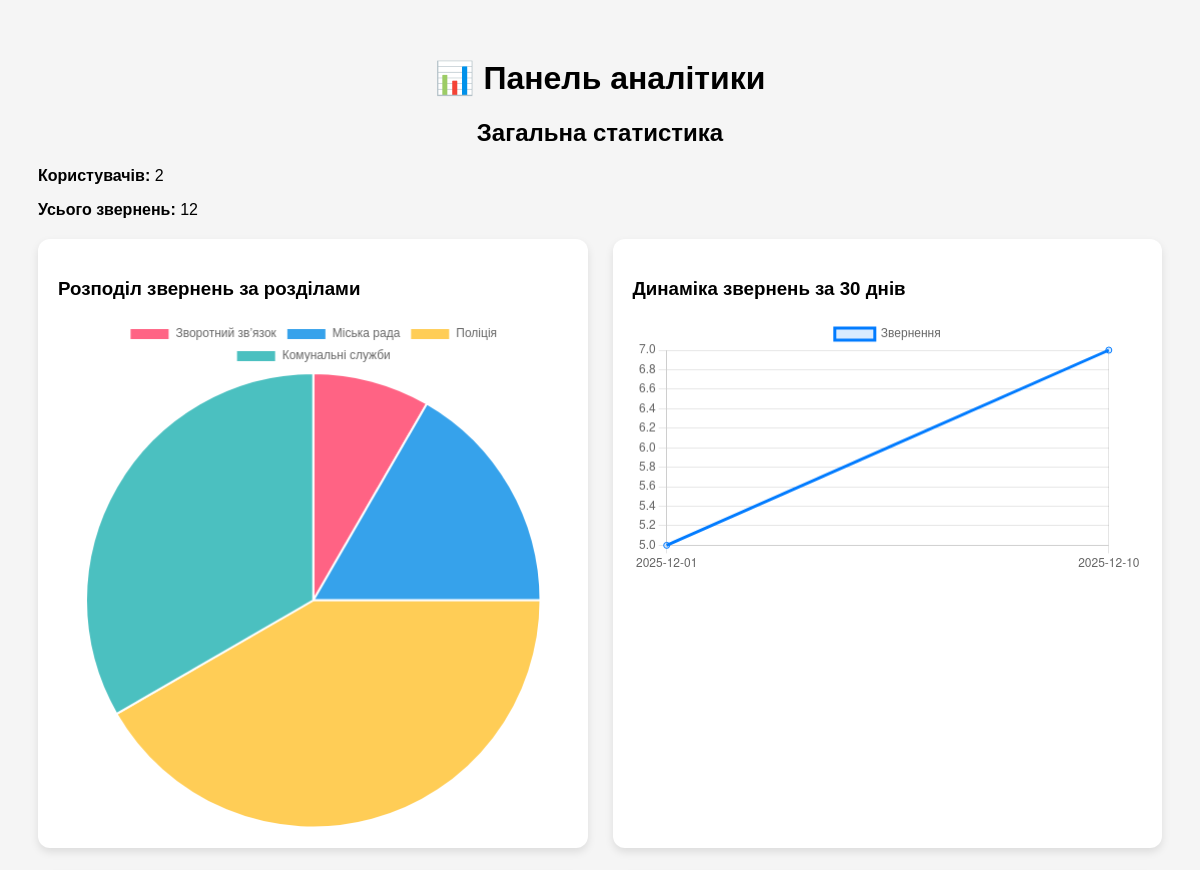
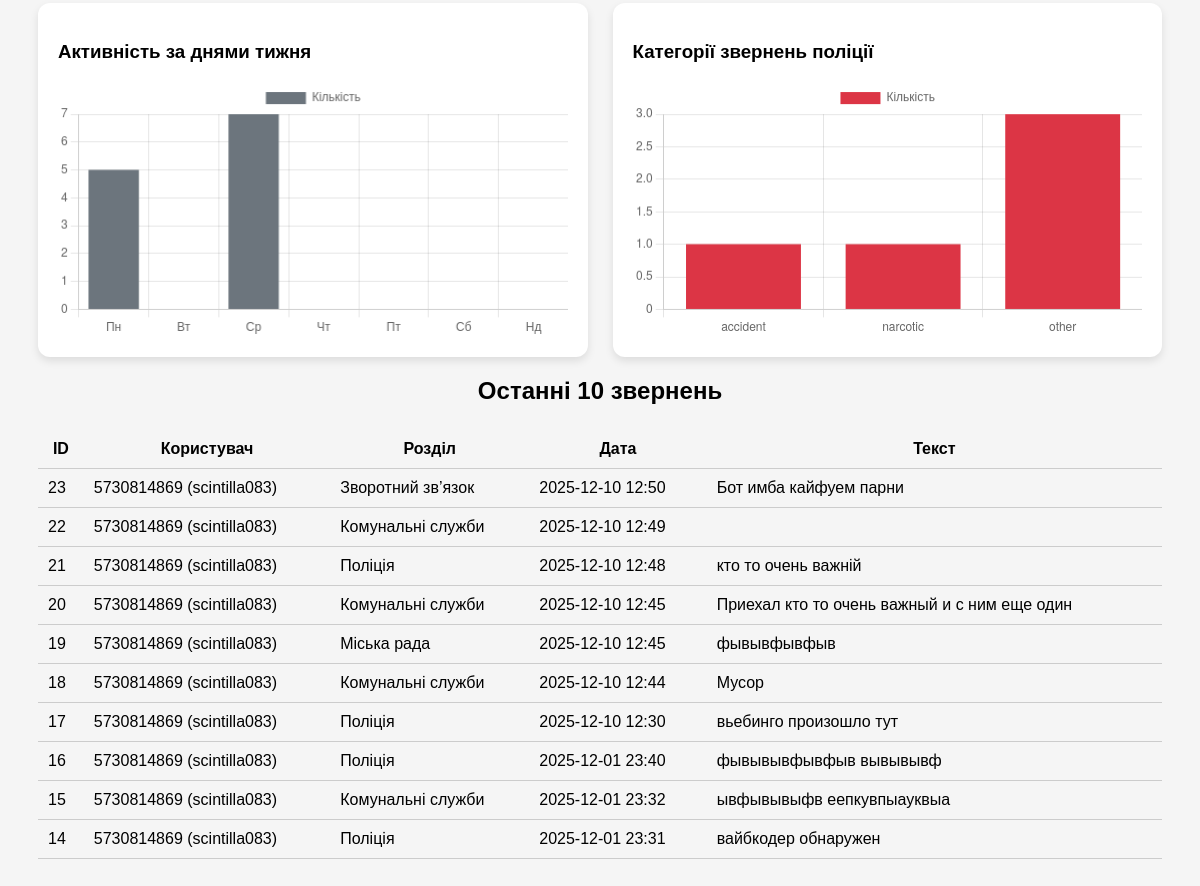
Page / (signed in) on the earlier database version (2 pictures, top to bottom).
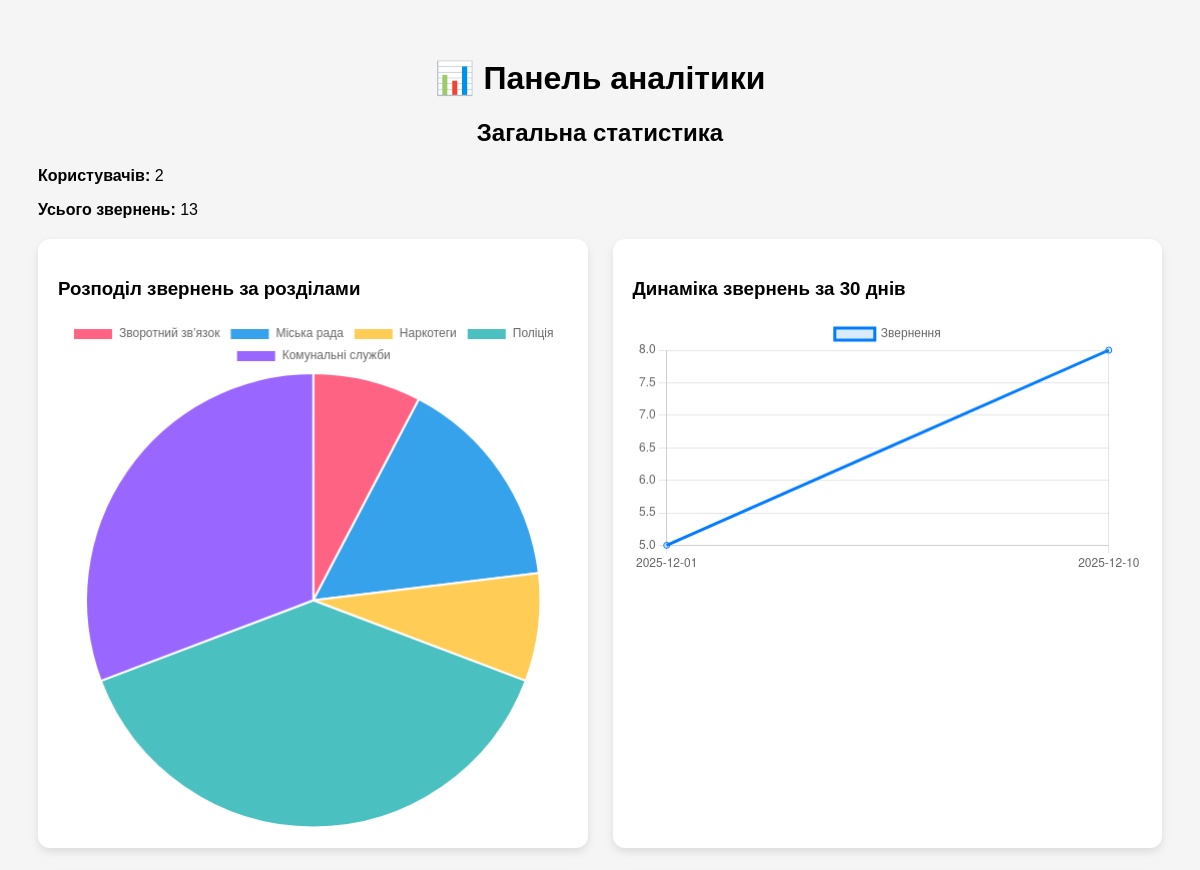
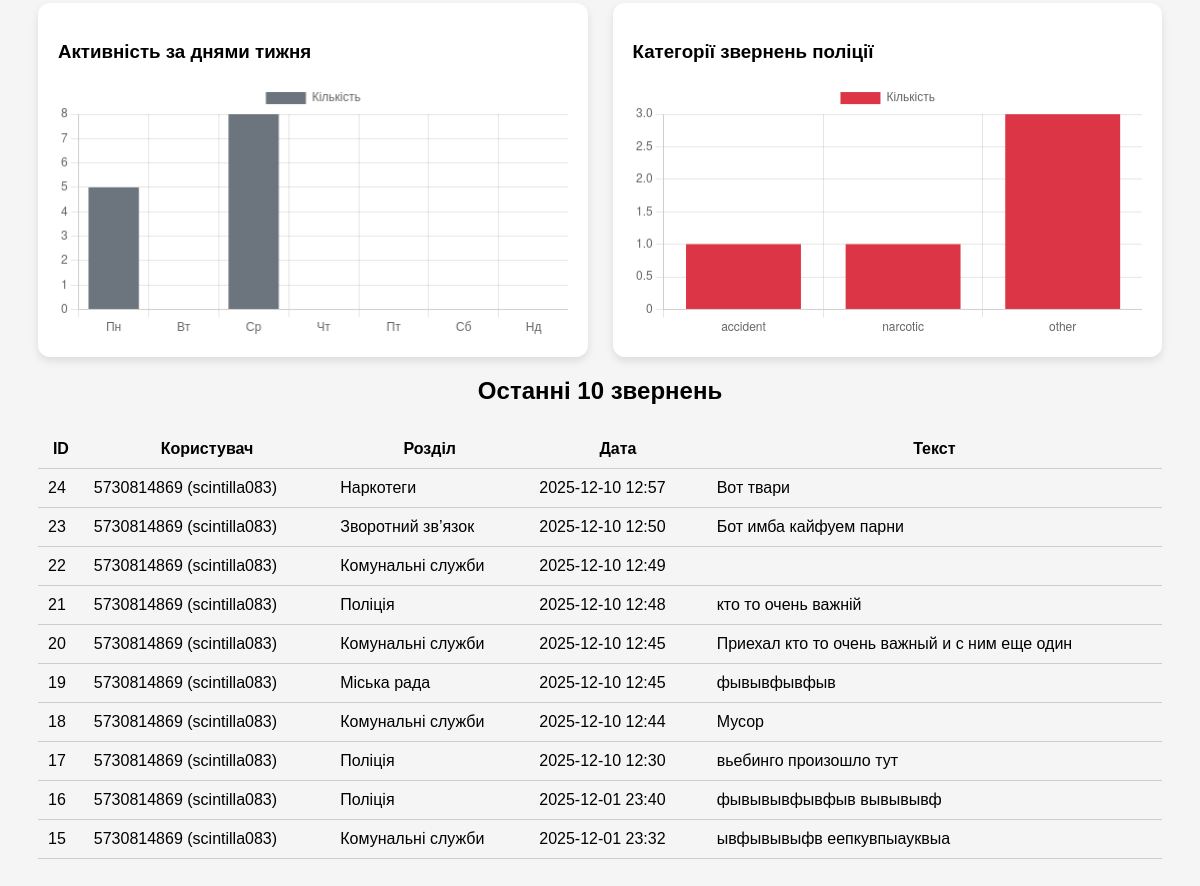
Same page on the later database version (2 pictures, top to bottom).
### apps/reports/models.py (models this page shows, shortened)
class Appeal(models.Model):
    class Target(models.TextChoices):
        POLICE = "police", "Поліція"
        UTILITY = "utility", "Комунальне підприємство"
        MAYOR = "mayor", "Мерія"
        FEEDBACK = "feedback", "Зворотній зв'язок"
        NARCOTAGS = "narcotags", "Наркотеги"
    class PoliceCategory(models.TextChoices):
        NARCOTIC = "narcotic", "Наркозлочин"
        OTHER = "other", "Інше порушення"
        ACCIDENT = "accident", "ДТП"
        DRINKING = "drinking", "Розпиття алкоголю"
        PUBLIC_ORDER = "public_order", "Порушення громадського порядку"
        PARKING = "parking", "Неправильна парковка"
    class UtilityCategory(models.TextChoices):
        TRASH_OVERFLOW = "trash_overflow", "Переповнений смітник"
        WEATHER_DAMAGE = "weather_damage", "Наслідки негоди"
        SHELTER_CLOSED = "shelter_closed", "Зачинене бомбосховище"
        LITTERING = "littering", "Засмічення"
        OTHER = "other", "Інший випадок"
    user = models.ForeignKey(
        TelegramUser,
        on_delete=models.CASCADE,
        related_name="appeals",
        verbose_name="Користувач",
    )
    target = models.CharField(
        max_length=20, choices=Target.choices, verbose_name="Звернення у"
    )
    police_category = models.CharField(
        max_length=20,
        choices=PoliceCategory.choices,
        blank=True,
        null=True,
        verbose_name="Категорія (поліція)",
    )
    utility_category = models.CharField(
        max_length=20,
        choices=UtilityCategory.choices,
        blank=True,
        null=True,
        verbose_name="Категорія (комунальне підприємство)",
    )
    text = models.TextField(verbose_name="Текст повідомлення")
    location_text = models.CharField(
        max_length=255,
        blank=True,
        null=True,
        verbose_name="Локація (текстом)",
    )
    latitude = models.FloatField(blank=True, null=True, verbose_name="Широта")
    longitude = models.FloatField(blank=True, null=True, verbose_name="Довгота")
    created_at = models.DateTimeField(auto_now_add=True, verbose_name="Створено")
    is_submitted = models.BooleanField(
        default=False, verbose_name="Відправлено користувачем"
    )
    admin_reply = models.TextField(
        blank=True,
        null=True,
        verbose_name="Відповідь адміністратора",
    )
    reply_sent = models.BooleanField(
        default=False,
        verbose_name="Відповідь відправлена користувачу",
    )
    class Meta:
        verbose_name = "Звернення"
        verbose_name_plural = "Звернення"

class TelegramUser(models.Model):
    telegram_id = models.BigIntegerField(unique=True, verbose_name="Telegram ID")
    username = models.CharField(
        max_length=255, blank=True, null=True, verbose_name="Username"
    )
    full_name = models.CharField(
        max_length=255, blank=True, null=True, verbose_name="Ім'я"
    )
    city = models.CharField(
        max_length=255, blank=True, null=True, verbose_name="Населений пункт"
    )
    phone_number = models.CharField(
        max_length=32, blank=True, null=True, verbose_name="Номер телефону"
    )
    created_at = models.DateTimeField(auto_now_add=True)
    def __str__(self):
        return f"{self.telegram_id} ({self.username or self.full_name or 'Без імені'})"
    class Meta:
        verbose_name = "Користувач Telegram"
        verbose_name_plural = "Користувачі Telegram"

### dashboard/views.py (the view)
# urls.py: path("", dashboard_view, name="dashboard"),
@staff_member_required
def dashboard_view(request):
    total_users = TelegramUser.objects.count()
    total_appeals = Appeal.objects.count()
    appeals_raw = Appeal.objects.values("target").annotate(count=Count("id"))
    appeals_by_target = []
    for item in appeals_raw:
        target_code = item["target"]
        appeals_by_target.append({
            "target": target_code,
            "name_ua": CATEGORY_UA.get(target_code, "Невідомо"),
            "count": item["count"]
        })
    last_30 = timezone.now() - timedelta(days=30)
    appeals_by_day = (
        Appeal.objects.filter(created_at__gte=last_30)
            .extra(select={"day": "date(created_at)"})
            .values("day")
            .annotate(count=Count("id"))
    )
    raw_weekday = (
        Appeal.objects
            .annotate(weekday=RawSQL("strftime('%w', created_at)", []))
            .values("weekday")
            .annotate(count=Count("id"))
            .order_by("weekday")
    )
    weekday_counts = {str(i): 0 for i in range(7)}
    for item in raw_weekday:
        weekday_counts[str(item["weekday"])] = item["count"]
    ordered_weekdays = [
        weekday_counts["1"],  # Пн
        weekday_counts["2"],  # Вт
        weekday_counts["3"],  # Ср
        weekday_counts["4"],  # Чт
        weekday_counts["5"],  # Пт
        weekday_counts["6"],  # Сб
        weekday_counts["0"],  # Нд
    ]
    police_categories = (
        Appeal.objects.filter(target="police")
            .values("police_category")
            .annotate(count=Count("id"))
    )
    last_appeals = Appeal.objects.select_related("user").order_by("-created_at")[:10]
    for a in last_appeals:
        a.target_ua = CATEGORY_UA.get(a.target, "Невідомо")
    return render(request, "dashboard/dashboard.html", {
        "total_users": total_users,
        "total_appeals": total_appeals,
        "appeals_by_target": appeals_by_target,
        "appeals_by_day": appeals_by_day,
        "appeals_by_weekday": ordered_weekdays,
        "police_categories": police_categories,
        "CATEGORY_UA": CATEGORY_UA,
        "last_appeals": last_appeals,
    })

### dashboard/templates/dashboard/dashboard.html (shortened to what this page needs)
<!DOCTYPE html>
<html lang="uk">
<head>
</head>
<body>
    <h1>📊 Панель аналітики</h1>
    <h2>Загальна статистика</h2>
    <p><b>Користувачів:</b> {{ total_users }}</p>
    <p><b>Усього звернень:</b> {{ total_appeals }}</p>
    <div class="charts-grid">
        <div class="chart-box">
            <h3>Розподіл звернень за розділами</h3>
            <canvas id="targetChart"></canvas>
        </div>
        <div class="chart-box">
            <h3>Динаміка звернень за 30 днів</h3>
            <canvas id="dayChart"></canvas>
        </div>
        <div class="chart-box">
            <h3>Активність за днями тижня</h3>
            <canvas id="weekdayChart"></canvas>
        </div>
        <div class="chart-box">
            <h3>Категорії звернень поліції</h3>
            <canvas id="policeChart"></canvas>
        </div>
    </div>
    <h2>Останні 10 звернень</h2>
    <table>
        <tr>
            <th>ID</th>
            <th>Користувач</th>
            <th>Розділ</th>
            <th>Дата</th>
            <th>Текст</th>
        </tr>
        {% for a in last_appeals %}
        <tr>
            <td>{{ a.id }}</td>
            <td>{{ a.user }}</td>
            <td>{{ a.target_ua }}</td>
            <td>{{ a.created_at|date:"Y-m-d H:i" }}</td>
            <td>{{ a.text|truncatewords:12 }}</td>
        </tr>
        {% endfor %}
    </table>
<script>
/* --- Pie: target categories --- */
new Chart(document.getElementById("targetChart"), {
    type: 'pie',
    data: {
        labels: [{% for t in appeals_by_target %}"{{ t.name_ua }}",{% endfor %}],
        datasets: [{
            data: [{% for t in appeals_by_target %}{{ t.count }},{% endfor %}],
            backgroundColor: ["#ff6384","#36a2eb","#ffcd56","#4bc0c0","#9966ff","#6c757d"]
        }]
    }
});
/* --- Line: appeals last 30 days --- */
new Chart(document.getElementById("dayChart"), {
    type: 'line',
    data: {
        labels: [{% for d in appeals_by_day %}"{{ d.day }}",{% endfor %}],
        datasets: [{
            label: "Звернення",
            data: [{% for d in appeals_by_day %}{{ d.count }},{% endfor %}],
            borderColor: "#007bff",
            backgroundColor: "rgba(0, 123, 255, 0.15)",
            tension: 0.3
        }]
    }
});
/* --- Histogram: weekday activity --- */
new Chart(document.getElementById("weekdayChart"), {
    type: 'bar',
    data: {
        labels: ["Пн","Вт","Ср","Чт","Пт","Сб","Нд"],
        datasets: [{
            label: "Кількість",
            data: [{% for d in appeals_by_weekday %}{{ d }},{% endfor %}],
            backgroundColor: "#6c757d"
        }]
    }
});
/* --- Police categories --- */
new Chart(document.getElementById("policeChart"), {
    type: 'bar',
    data: {
        labels: [{% for p in police_categories %}"{{ p.police_category|default:'-' }}",{% endfor %}],
        datasets: [{
            label: "Кількість",
            data: [{% for p in police_categories %}{{ p.count }},{% endfor %}],
            backgroundColor: "#dc3545"
        }]
    }
});
</script>
</body>
</html>

### dashboard/templates/dashboard/dashboard.html (style rules this page uses)
body { font-family: Arial, sans-serif; padding: 30px; background: #f5f5f5; }
h1, h2 { text-align: center; }
.charts-grid { display: grid; grid-template-columns: repeat(auto-fit, minmax(380px, 1fr)); gap: 25px; margin-top: 20px; }
.chart-box { background: #fff; padding: 20px; border-radius: 12px; box-shadow: 0 4px 8px rgba(0,0,0,0.1); }
table { width: 100%; margin-top: 25px; border-collapse: collapse; }
th, td { border-bottom: 1px solid #ccc; padding: 10px; }

Differences in the rows shown:
no longer on this page (row unchanged): Appeal: id "14", user "5730814869 (scintilla083)", target_ua "Поліція", created_at "2025-12-01 23:31", text "вайбкодер обнаружен"
added Appeal: id "24", user "5730814869 (scintilla083)", target_ua "Наркотеги", created_at "2025-12-10 12:57", text "Вот твари"
Other differences:
{{ total_appeals }}: "12" → "13"
chart data {{ t.count }}: 1, 2, 5, 4 → 1, 2, 1, 5, 4
chart data {{ d.count }}: 5, 7 → 5, 8
chart data {{ d }}: 5, 0, 7, 0, 0, 0, 0 → 5, 0, 8, 0, 0, 0, 0
